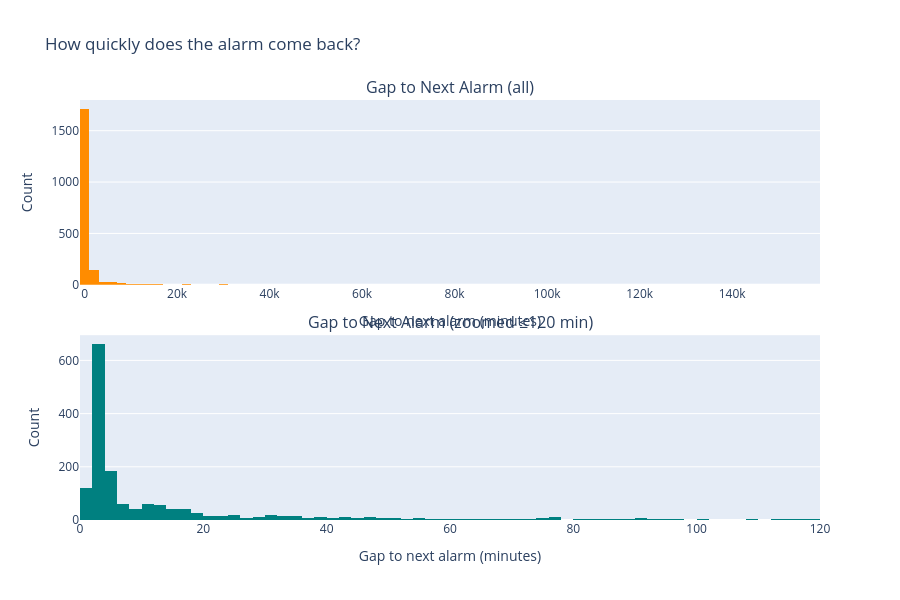

Notebook code for this chart:
### Code cell
# Distribution of GAP between consecutive alarms
gaps = episodes['gap_to_next_minutes'].dropna()

# Classify gaps
def classify_gap(gap_min):
    if gap_min <= 5:
        return '≤5 min (rapid re-alarm)'
    elif gap_min <= 30:
        return '5-30 min'
    elif gap_min <= 60:
        return '30-60 min'
    elif gap_min <= 360:
        return '1-6 hours'
    elif gap_min <= 1440:
        return '6-24 hours'
    else:
        return '>24 hours'

gap_classes = gaps.apply(classify_gap)
gap_order = ['≤5 min (rapid re-alarm)', '5-30 min', '30-60 min', '1-6 hours', '6-24 hours', '>24 hours']
gap_counts = gap_classes.value_counts().reindex(gap_order).fillna(0).astype(int)
gap_pcts = (gap_counts / len(gaps) * 100).round(1)

print("Gap Between Consecutive Alarms:")
print("=" * 50)
for cls in gap_order:
    print(f"  {cls:25s}: {gap_counts[cls]:5d} ({gap_pcts[cls]:5.1f}%)")

fig = make_subplots(rows=2, cols=1, subplot_titles=[
    'Gap to Next Alarm (all)',
    'Gap to Next Alarm (zoomed ≤120 min)'
], vertical_spacing=0.12)

fig.add_trace(go.Histogram(x=gaps, nbinsx=100, marker_color='darkorange', name='All'), row=1, col=1)
fig.add_trace(go.Histogram(x=gaps[gaps <= 120], nbinsx=60, marker_color='teal', name='≤120 min'), row=2, col=1)

fig.update_xaxes(title_text='Gap to next alarm (minutes)', row=1, col=1)
fig.update_xaxes(title_text='Gap to next alarm (minutes)', row=2, col=1)
fig.update_yaxes(title_text='Count', row=1, col=1)
fig.update_yaxes(title_text='Count', row=2, col=1)
fig.update_layout(height=600, showlegend=False, title_text='How quickly does the alarm come back?')
fig.show()

### Figure 1 — Plotly figure (JSON) as saved in the notebook; plotly's stock layout.template omitted (floating-point values rounded to 4 significant figures; data arrays with more than 128 entries replaced by an {"elided": "..."} marker saying what was removed)
{"data": [{"marker": {"color": "darkorange"}, "name": "All", "nbinsx": 100, "type": "histogram", "x": {"elided": "1958 float values"}, "xaxis": "x", "yaxis": "y"}, {"marker": {"color": "teal"}, "name": "≤120 min", "nbinsx": 60, "type": "histogram", "x": {"elided": "1598 float values"}, "xaxis": "x2", "yaxis": "y2"}], "layout": {"annotations": [{"font": {"size": 16}, "showarrow": false, "text": "Gap to Next Alarm (all)", "x": 0.5, "xanchor": "center", "xref": "paper", "y": 1, "yanchor": "bottom", "yref": "paper"}, {"font": {"size": 16}, "showarrow": false, "text": "Gap to Next Alarm (zoomed ≤120 min)", "x": 0.5, "xanchor": "center", "xref": "paper", "y": 0.44, "yanchor": "bottom", "yref": "paper"}], "height": 600, "showlegend": false, "title": {"text": "How quickly does the alarm come back?"}, "xaxis": {"anchor": "y", "domain": [0, 1], "title": {"text": "Gap to next alarm (minutes)"}}, "xaxis2": {"anchor": "y2", "domain": [0, 1], "title": {"text": "Gap to next alarm (minutes)"}}, "yaxis": {"anchor": "x", "domain": [0.56, 1], "title": {"text": "Count"}}, "yaxis2": {"anchor": "x2", "domain": [0, 0.44], "title": {"text": "Count"}}}}
